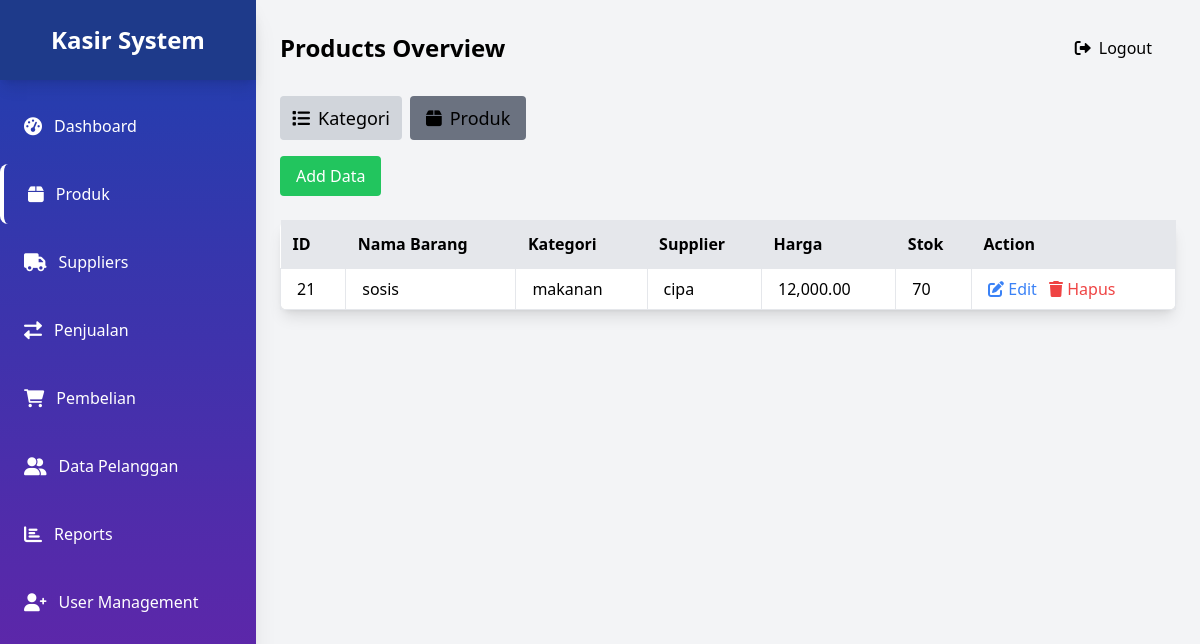
/public/barang.php (signed in), run on the app's committed database.
### tables this page shows
CREATE TABLE `produk` (
  `id_produk` int(11) NOT NULL,
  `nama_produk` varchar(255) DEFAULT NULL,
  `id_kategori` int(11) DEFAULT NULL,
  `id_supplier` int(11) NOT NULL,
  `harga` decimal(10,2) NOT NULL,
  `stok` int(11) DEFAULT 0
);

CREATE TABLE `kategori` (
  `id_kategori` int(11) NOT NULL,
  `nama_kategori` varchar(100) NOT NULL,
  `deskripsi` text DEFAULT NULL
);

CREATE TABLE `supplier` (
  `id_supplier` int(11) NOT NULL,
  `nama_supplier` varchar(255) NOT NULL,
  `kontak` varchar(50) NOT NULL,
  `alamat` text NOT NULL
);

### public/barang.php (the view, shortened to what this page needs)
<?php
$user_role = $_SESSION['role'] ?? '';
$db = require_once __DIR__ . '/../app/koneksi.php';
$current_page = basename($_SERVER['PHP_SELF']);
$produk_query = $db->query("
    SELECT p.id_produk, p.nama_produk, k.nama_kategori, s.nama_supplier, p.harga, p.stok
    FROM produk p
    JOIN kategori k ON p.id_kategori = k.id_kategori
    JOIN supplier s ON p.id_supplier = s.id_supplier
");
$produks = $produk_query->fetchAll(PDO::FETCH_ASSOC);
?>
<!DOCTYPE html>
<html lang="id">
<head>
    <script src="https://cdn.tailwindcss.com"></script>
    <link href="https://cdnjs.cloudflare.com/ajax/libs/font-awesome/6.0.0/css/all.min.css" rel="stylesheet">
</head>
<body class="bg-gray-100 flex">
    <div class="w-64 h-screen bg-gradient-to-b from-blue-800 to-purple-800 shadow-xl fixed">
        <div class="flex items-center justify-center h-20 bg-blue-900 shadow-lg">
            <h1 class="text-white text-2xl font-bold">Kasir System</h1>
        </div>
        <nav class="mt-4 space-y-2">
            <a href="dashboard.php" class="flex items-center text-white py-4 px-6 hover:bg-white hover:bg-opacity-20 transition rounded-lg ">
                <i class="fas fa-tachometer-alt text-lg mr-3"></i> Dashboard
            </a>
            <a href="products.php" class="flex items-center text-white py-4 px-6 hover:bg-white hover:bg-opacity-20 transition rounded-lg <?php echo ($current_page == 'barang.php') ? 'border-l-4 border-white' : ''; ?>">
                <i class="fas fa-box text-lg mr-3"></i> Produk
            </a>
            <a href="suppliers.php" class="flex items-center text-white py-4 px-6 hover:bg-white hover:bg-opacity-20 transition rounded-lg">
                <i class="fas fa-truck text-lg mr-3"></i> Suppliers
            </a>
            <a href="transaksi.php" class="flex items-center text-white py-4 px-6 hover:bg-white hover:bg-opacity-20 transition rounded-lg">
                <i class="fas fa-exchange-alt text-lg mr-3"></i> Penjualan
            </a>
            <a href="pembelian.php" class="flex items-center text-white py-4 px-6 hover:bg-white hover:bg-opacity-20 transition rounded-lg">
                <i class="fas fa-shopping-cart text-lg mr-3"></i> Pembelian
            </a>
            <a href="pelanggan.php" class="flex items-center text-white py-4 px-6 hover:bg-white hover:bg-opacity-20 transition rounded-lg">
                <i class="fas fa-user-friends text-lg mr-3"></i> Data Pelanggan
            </a>
            <a href="reports.php" class="flex items-center text-white py-4 px-6 hover:bg-white hover:bg-opacity-20 transition rounded-lg">
                <i class="fas fa-chart-bar text-lg mr-3"></i> Reports
            </a>
            <?php if ($user_role === 'admin') : ?>
                <a href="register2.php" class="flex items-center text-white py-4 px-6 hover:bg-white hover:bg-opacity-20 transition rounded-lg">
                    <i class="fas fa-user-plus text-lg mr-3"></i> User Management
                </a>
            <?php endif; ?>
        </nav>
    </div>
</body>
<div class="ml-64 flex-1 p-6">
    <div class="flex justify-between items-center mb-6">
        <h1 class="text-2xl font-bold">Products Overview</h1>
        <a href="login.php" class="block text-black-700 py-3 px-6 hover:bg-gray-500 mt-auto rounded-md">
            <i class="fas fa-sign-out-alt mr-2"></i>Logout
        </a>
    </div>
    <nav class="mt-2 flex space-x-2 ">
        <button onclick="location.href='products.php' " class="bg-gray-300 py-2 px-3 hover:bg-gray-400 text-lg rounded mb-4">
            <i class="fas fa-list mr-2"></i>Kategori
        </button>
        <button onclick="location.href='barang.php'" class="bg-gray-300 py-2 px-4 hover:bg-gray-400 text-lg rounded mb-4 <?php echo ($current_page == 'barang.php') ? 'bg-gray-500' : ''; ?>">
            <i class="fas fa-box mr-2"></i>Produk
        </button>
    </nav>
    <button id="toggleForm" class="bg-green-500 text-white py-2 px-4 rounded mb-6" onclick="toggleForm()">Add Data</button>
    <table class="min-w-full bg-white rounded-lg shadow-lg mb-4">
        <thead>
            <tr class="bg-gray-200">
                <th class="p-3 border-b text-left">ID</th>
                <th class="p-3 border-b text-left">Nama Barang</th>
                <th class="p-3 border-b text-left">Kategori</th>
                <th class="p-3 border-b text-left">Supplier</th>
                <th class="p-3 border-b text-left">Harga</th>
                <th class="p-3 border-b text-left">Stok</th>
                <th class="p-3 border-b text-left">Action</th>
            </tr>
        </thead>
        <tbody>
            <?php foreach ($produks as $produk): ?>
                <tr>
                    <td class="border px-4 py-2"><?= $produk['id_produk'] ?></td>
                    <td class="border px-4 py-2"><?= $produk['nama_produk'] ?></td>
                    <td class="border px-4 py-2"><?= $produk['nama_kategori'] ?></td>
                    <td class="border px-4 py-2"><?= $produk['nama_supplier'] ?></td>
                    <td class="border px-4 py-2"><?= number_format($produk['harga'], 2) ?></td>
                    <td class="border px-4 py-2"><?= $produk['stok'] ?></td>
                    <td class="border px-4 py-2">
                        <a href="barang.php?action=edit&id_produk=<?= $produk['id_produk'] ?>" class="text-blue-500">
                            <i class="fas fa-edit"></i> Edit
                        </a>
                        <a href="#" class="text-red-500 ml-2" onclick="return confirmDelete(<?= $produk['id_produk'] ?>);">
                            <i class="fas fa-trash"></i> Hapus
                        </a>
                    </td>
                </tr>
            <?php endforeach; ?>
        </tbody>
    </table>
</div>
</body>
</html>

### data on the page
produk: id_produk "21", nama_produk "sosis", id_kategori.nama_kategori "makanan", id_supplier.nama_supplier "cipa", harga "12,000.00", stok "70"
